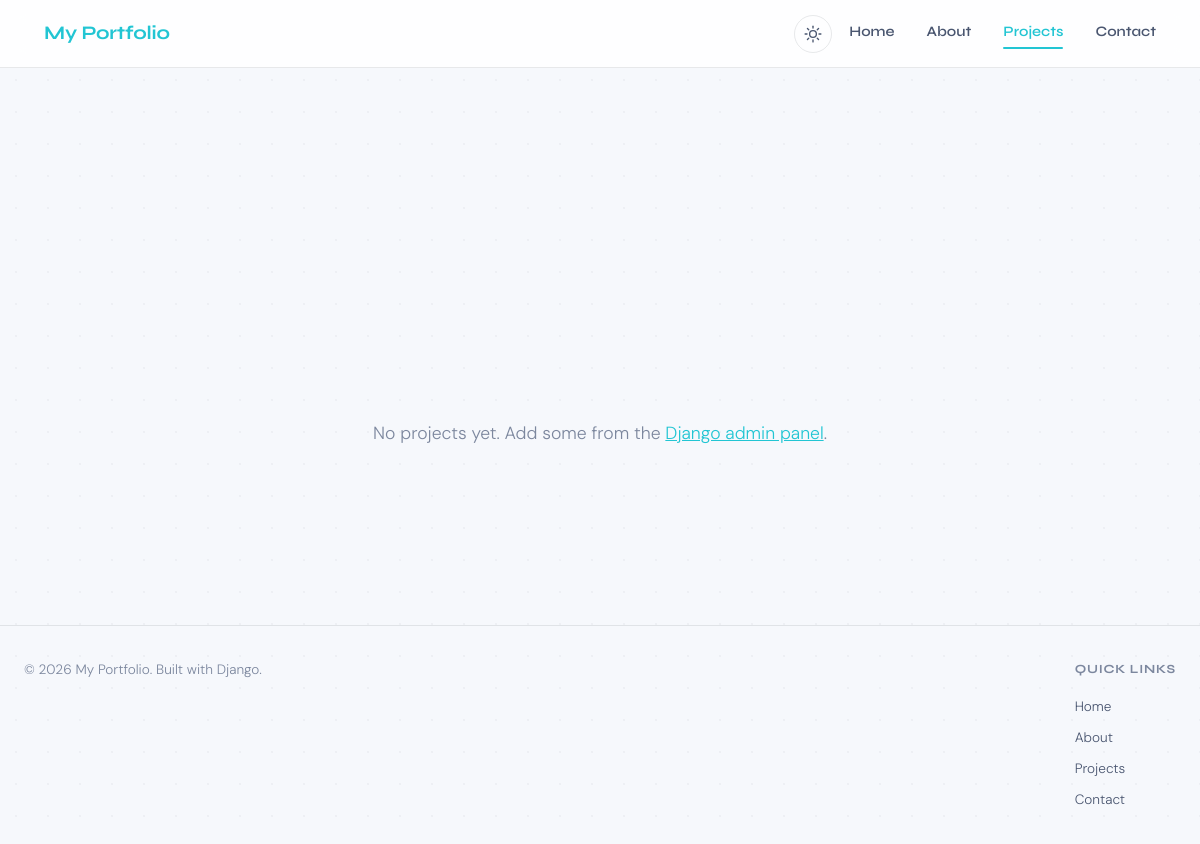
The page /projects/ on the database as committed earlier.
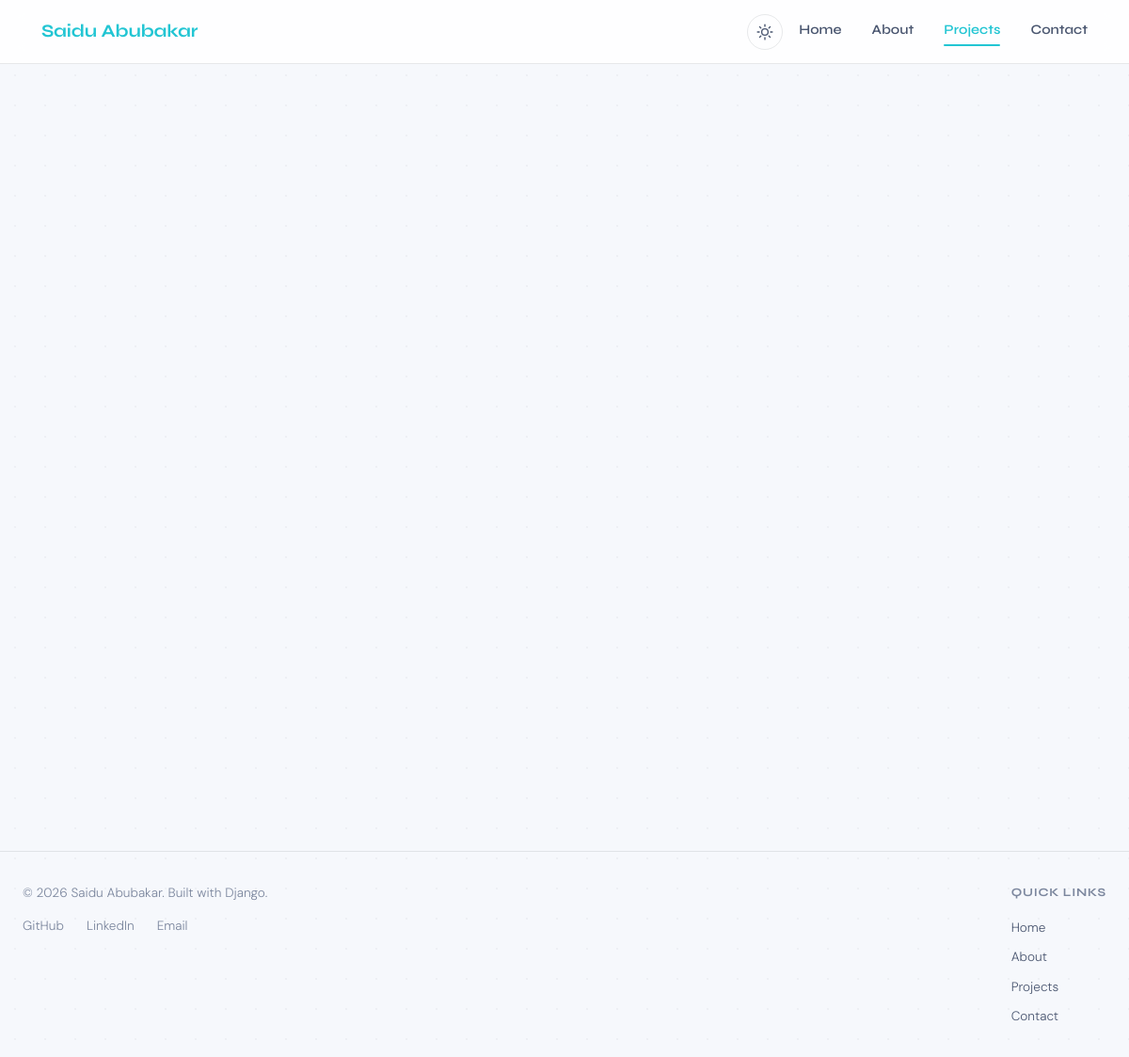
The same page on the database as committed later.
### portfolio/models.py (models this page shows, shortened)
class Profile(models.Model):
    name  = models.CharField(max_length=100, help_text="Your full name")
    title = models.CharField(max_length=150, help_text="e.g. Full-Stack Developer")
    bio   = models.TextField(help_text="A paragraph or two about yourself")
    profile_image = models.ImageField(
        upload_to='profile_images/',
        blank=True,   # optional — site won't break without a photo
        null=True,
    )
    github_url   = models.URLField(blank=True, null=True)
    linkedin_url = models.URLField(blank=True, null=True)
    email        = models.EmailField(blank=True, null=True)
    class Meta:
        verbose_name_plural = "Profile"  # tidy label in admin

### portfolio/views.py (the view)
# urls.py: path('projects/',  views.projects, name='projects'),  # /projects/
def projects(request):
    all_projects = Project.objects.all()  # QuerySet of every project
    profile      = get_profile()
    context = {
        'projects': all_projects,
        'profile':  profile,
        'page':     'projects',
        'meta_description': "A selection of projects I've designed and built.",
    }
    return render(request, 'portfolio/projects.html', context)

### analytics/user_agent.py (called while the page is built, shortened)
def parse_user_agent(ua_string):
    ua = (ua_string or '')[:MAX_UA_LENGTH]
    if not ua.strip():
        return {'browser': 'Unknown', 'os': 'Unknown', 'device_type': 'other'}

### analytics/utils.py (called while the page is built)
def hash_ip(ip_address):
    if not ip_address:
        return ''
    secret = getattr(settings, 'SECRET_KEY', '')
    digest = hashlib.sha256(f"{_IP_HASH_SALT}:{secret}:{ip_address}".encode('utf-8')).hexdigest()
    return digest[:32]

def get_client_ip(request):
    forwarded = request.META.get('HTTP_X_FORWARDED_FOR')
    if forwarded:
        return forwarded.split(',')[0].strip()
    return request.META.get('REMOTE_ADDR', '')

def should_track_path(path):
    if path in EXCLUDED_EXACT_PATHS:
        return False
    if any(path.endswith(suffix) for suffix in EXCLUDED_EXACT_SUFFIXES):
        return False
    if any(path.startswith(prefix) for prefix in EXCLUDED_PATH_PREFIXES):
        return False
    if _FILE_EXTENSION_RE.search(path):
        return False
    return True

### portfolio/views.py (called while the page is built)
def get_profile():
    return Profile.objects.first()

### portfolio/templates/portfolio/projects.html (shortened to what this page needs)
{% extends "portfolio/base.html" %}
{% load static %}
{% block content %}
<section class="page-hero">
</section>
<section class="projects-section">
  <div class="projects-section__inner">
    {% if projects %}
      <div class="projects-grid">
      </div>
    {% else %}
      <div class="empty-state">
        <p class="empty-state__message">
          No projects yet. Add some from the
          <a href="/admin/" class="empty-state__link">Django admin panel</a>.
        </p>
      </div>
    {% endif %}
  </div>
</section>
{% endblock %}

### portfolio/templates/portfolio/base.html (shortened to what this page needs)
{% load static %}
<!DOCTYPE html>
<html lang="en" class="is-loading">
<head>
  <link rel="stylesheet" href="{% static 'portfolio/css/style.css' %}" />
</head>
<body>
  <header class="navbar" id="navbar">
    <div class="navbar__inner">
      <a href="{% url 'portfolio:home' %}" class="navbar__logo">
        {% if profile and profile.name %}
          {{ profile.name }}
        {% else %}
          My Portfolio
        {% endif %}
      </a>
      <div class="navbar__right">
        <button class="theme-toggle" id="themeToggle" type="button" aria-label="Switch between light and dark theme" aria-pressed="false" title="Toggle light / dark theme">
        </button>
        <nav class="navbar__links" id="navLinks" aria-label="Primary">
          <a href="{% url 'portfolio:home' %}"     class="navbar__link {% if page == 'home'     %}active{% endif %}" {% if page == 'home' %}aria-current="page"{% endif %}>Home</a>
          <a href="{% url 'portfolio:about' %}"    class="navbar__link {% if page == 'about'    %}active{% endif %}" {% if page == 'about' %}aria-current="page"{% endif %}>About</a>
          <a href="{% url 'portfolio:projects' %}" class="navbar__link {% if page == 'projects' %}active{% endif %}" {% if page == 'projects' %}aria-current="page"{% endif %}>Projects</a>
          <a href="{% url 'portfolio:contact' %}"  class="navbar__link {% if page == 'contact'  %}active{% endif %}" {% if page == 'contact' %}aria-current="page"{% endif %}>Contact</a>
        </nav>
      </div>
    </div>
  </header>
  <main class="main-content" id="main-content">
    {% block content %}{% endblock %}
  </main>
  <footer class="footer">
    <div class="footer__inner">
      <div class="footer__col">
        <p class="footer__copy">
          &copy; {% now "Y" %}
          {% if profile %}{{ profile.name }}{% else %}My Portfolio{% endif %}.
          Built with Django.
        </p>
        {% if profile %}
        <div class="footer__socials">
          {% if profile.github_url %}
            <a href="{{ profile.github_url }}" target="_blank" rel="noopener" class="footer__social-link" aria-label="{{ profile.name }} on GitHub (opens in new tab)">GitHub</a>
          {% endif %}
          {% if profile.linkedin_url %}
            <a href="{{ profile.linkedin_url }}" target="_blank" rel="noopener" class="footer__social-link" aria-label="{{ profile.name }} on LinkedIn (opens in new tab)">LinkedIn</a>
          {% endif %}
          {% if profile.email %}
            <a href="mailto:{{ profile.email }}" class="footer__social-link" aria-label="Email {{ profile.name }}">Email</a>
          {% endif %}
        </div>
        {% endif %}
      </div>
      <div class="footer__col">
        <span class="footer__heading">Quick links</span>
        <nav class="footer__nav" aria-label="Footer">
          <a href="{% url 'portfolio:home' %}" class="footer__nav-link">Home</a>
          <a href="{% url 'portfolio:about' %}" class="footer__nav-link">About</a>
          <a href="{% url 'portfolio:projects' %}" class="footer__nav-link">Projects</a>
          <a href="{% url 'portfolio:contact' %}" class="footer__nav-link">Contact</a>
        </nav>
      </div>
    </div>
  </footer>
</body>
</html>

Rows that differ between the two databases and show on the page:
added Profile: name "Saidu Abubakar"
Other text that changed with them:
text no longer shown: "My Portfolio No projects yet. Add some from the Django admin panel . My Portfolio"
text now shown: "GitHub LinkedIn Email"
